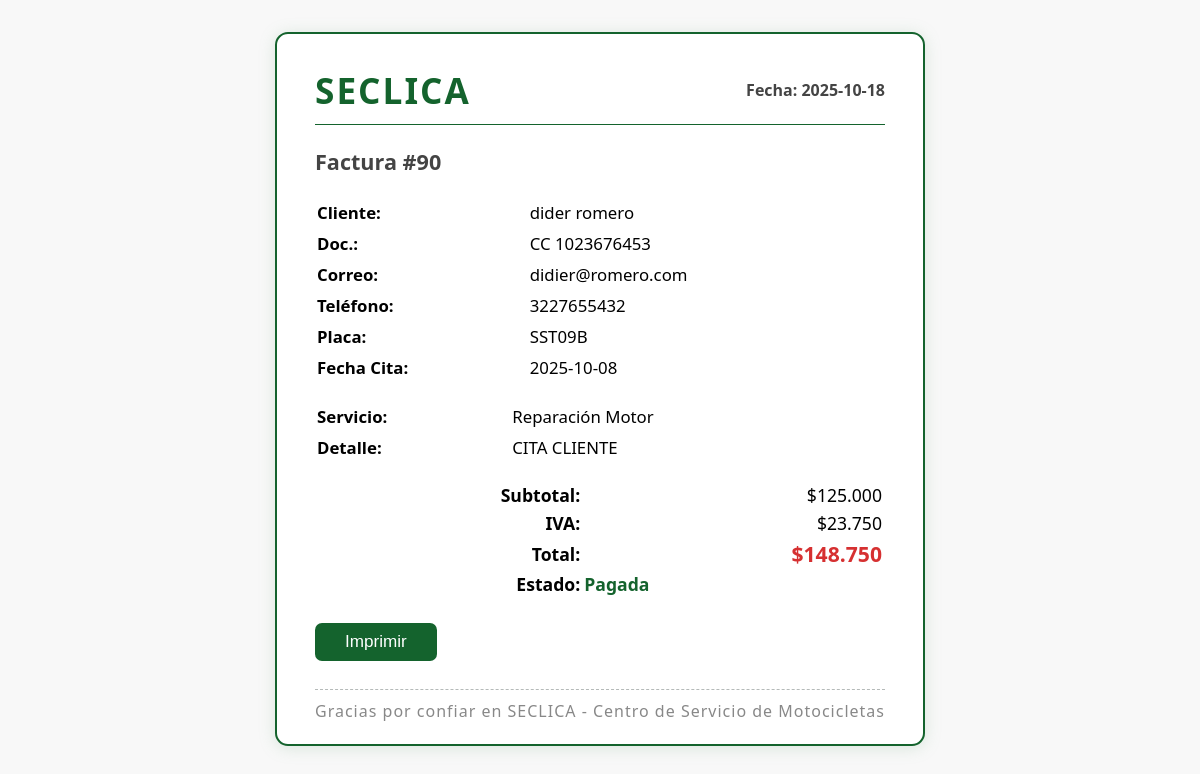
The app's page /public/api/factura.php?id=90 with its own data.
### tables this page shows
CREATE TABLE `facturas` (
  `id` int(11) NOT NULL,
  `cliente_id` int(11) DEFAULT NULL,
  `descripcion` varchar(100) DEFAULT NULL,
  `subtotal` decimal(10,2) DEFAULT NULL,
  `iva` decimal(10,2) DEFAULT NULL,
  `total` decimal(10,2) DEFAULT NULL,
  `estado` varchar(20) DEFAULT NULL,
  `cita_id` int(11) DEFAULT NULL
);

CREATE TABLE `citas` (
  `id` int(11) NOT NULL,
  `nombre` varchar(50) NOT NULL,
  `apellido` varchar(50) NOT NULL,
  `tipo_documento` varchar(30) NOT NULL,
  `numero_documento` varchar(30) NOT NULL,
  `correo` varchar(100) NOT NULL,
  `telefono` varchar(20) NOT NULL,
  `fecha` date NOT NULL,
  `placa_vehiculo` varchar(20) NOT NULL,
  `servicio` varchar(100) NOT NULL,
  `descripcion_adicional` text DEFAULT NULL,
  `estado` varchar(20) DEFAULT 'pendiente',
  `created_at` datetime DEFAULT current_timestamp()
);

### public/api/factura.php (the view, shortened to what this page needs)
<?php
$id = isset($_GET['id']) ? intval($_GET['id']) : 0;
$pdo = db();
$stmt = $pdo->prepare(
  "SELECT
      f.id as factura_id, f.descripcion, f.subtotal, f.iva, f.total, f.estado as estado_factura,
      c.nombre, c.apellido, c.tipo_documento, c.numero_documento, c.correo, c.telefono,
      c.placa_vehiculo, c.servicio, c.descripcion_adicional, c.fecha
   FROM facturas f
   LEFT JOIN citas c ON f.cita_id = c.id
   WHERE f.id = ?"
);
$stmt->execute([$id]);
$f = $stmt->fetch(PDO::FETCH_ASSOC);
?>
<!DOCTYPE html>
<html lang="es">
<head>
</head>
<body>
  <div class="factura">
    <div class="factura-header">
      <span class="seclica-logo">SECLICA</span>
      <span style="margin-left:auto;font-weight:600;color:#444;">
        Fecha: <?= date('Y-m-d') ?>
      </span>
    </div>
    <div class="factura-title">Factura #<?= $f['factura_id'] ?></div>
    <table class="datos">
      <tr><td><b>Cliente:</b></td>   <td><?= $f['nombre'] . " " . $f['apellido'] ?></td></tr>
      <tr><td><b>Doc.:</b></td>      <td><?= $f['tipo_documento'] . " " . $f['numero_documento'] ?></td></tr>
      <tr><td><b>Correo:</b></td>    <td><?= $f['correo'] ?></td></tr>
      <tr><td><b>Teléfono:</b></td>  <td><?= $f['telefono'] ?></td></tr>
      <tr><td><b>Placa:</b></td>     <td><?= $f['placa_vehiculo'] ?></td></tr>
      <tr><td><b>Fecha Cita:</b></td>     <td><?= $f['fecha'] ?></td></tr>
    </table>
    <table class="servicio">
      <tr><td><b>Servicio:</b></td>   <td><?= $f['servicio'] ?></td></tr>
      <tr><td><b>Detalle:</b></td>    <td><?= $f['descripcion_adicional'] ?: $f['descripcion'] ?></td></tr>
    </table>
    <div class="totales">
      <table>
        <tr>
          <td class="right"><b>Subtotal:</b></td>
          <td class="right">$<?= number_format($f['subtotal'],0,',','.') ?></td>
        </tr>
        <tr>
          <td class="right"><b>IVA:</b></td>
          <td class="right">$<?= number_format($f['iva'],0,',','.') ?></td>
        </tr>
        <tr>
          <td class="right"><b>Total:</b></td>
          <td class="right total-final">$<?= number_format($f['total'],0,',','.') ?></td>
        </tr>
        <tr>
          <td class="right"><b>Estado:</b></td>
          <td class="estado"><?= ucfirst($f['estado_factura']) ?></td>
        </tr>
      </table>
    </div>
    <button class="btn" onclick="window.print()">Imprimir</button>
    <div class="footer">
      Gracias por confiar en SECLICA - Centro de Servicio de Motocicletas
    </div>
  </div>
</body>
</html>

### public/api/factura.php (style rules this page uses)
body { font-family: 'Segoe UI', Arial, sans-serif; margin: 0; background: #f8f8f8; }
.factura { border: 2.5px solid #14632D; padding: 32px 38px 22px 38px; max-width: 570px; margin: 32px auto; background: #fff; border-radius: 13px; box-shadow: 0 2px 16px #88b99144; }
.factura-header { border-bottom: 1.5px solid #14632D; margin-bottom: 22px; padding-bottom: 10px; display: flex; align-items: center; gap: 18px; }
.seclica-logo { font-size: 2.2em; font-weight: 700; color: #14632D; letter-spacing: 2px; }
.factura-title { font-size: 1.35em; font-weight: 600; color: #444; margin-top: 10px; margin-bottom: 20px; }
.datos, .servicio { margin-bottom: 16px; font-size: 1.05em; width: 100%; }
.datos td, .servicio td { padding: 3px 7px 3px 0; }
.totales table { width: 100%; font-size: 1.1em; margin-top: 14px; }
.right { text-align: right; }
.estado { font-weight: bold; color: #14632D; text-transform: capitalize; }
.total-final { font-size: 1.2em; font-weight: 700; color: #d63031; }
.footer { margin-top: 28px; text-align: center; color: #888; font-size: 1em; border-top: 1px dashed #b5bab9; padding-top: 10px; letter-spacing: 1px; }
.btn { display: inline-block; padding: 9px 30px; font-size: 1.07em; background: #14632D; color: #fff; border: none; border-radius: 7px; cursor: pointer; margin: 24px 0 0 0; }

### records on screen
facturas: id "90", cita.nombre "dider", cita.apellido "romero", cita.tipo_documento "CC", cita.numero_documento "1023676453", cita.correo "didier@romero.com", cita.telefono "3227655432", cita.placa_vehiculo "SST09B", cita.fecha "2025-10-08", cita.servicio "Reparación Motor", cita.descripcion_adicional "CITA CLIENTE", subtotal "125.000", iva "23.750", total "148.750", estado "Pagada"
